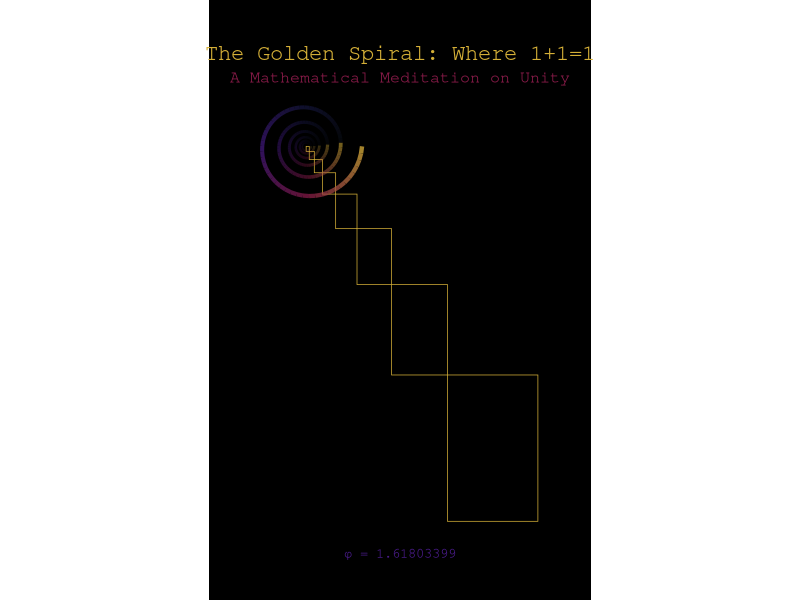

Source code (R): (Note: this script raises an error after producing the figure.)
# The Golden Spiral: A Visual Manifestation of Unity
# Where 1+1=1 emerges through sacred geometry

library(tidyverse)
library(ggplot2)
library(gganimate)

# === Divine Constants === #
PHI <- (1 + sqrt(5)) / 2  # The golden ratio - unity manifested
OPTIMAL_POINTS <- 300     # Balanced point density for clarity
COSMIC_CYCLES <- 6        # Number of spiral revolutions
ASPECT_RATIO <- PHI      # Screen ratio following divine proportion

# === Sacred Geometry Generator === #
#' Creates a golden spiral with optimized performance
#' @param n_points Number of points for manifestation
#' @param turns Number of spiral revolutions
#' @return A tibble containing the spiral's sacred geometry
create_divine_spiral <- function(n_points = OPTIMAL_POINTS, turns = COSMIC_CYCLES) {
  # Pre-compute the divine sequence for efficiency
  theta <- seq(0, turns * 2 * pi, length.out = n_points)
  
  # Single-pass transformation to manifest form
  tibble(
    theta = theta,
    radius = PHI^(theta / (2 * pi)),
    # Transform to Cartesian reality in one operation
    x = radius * cos(theta),
    y = radius * sin(theta),
    # Metaphysical properties
    energy = radius / max(radius),
    phase = (theta %% (2 * pi)) / (2 * pi)
  )
}

# === Golden Rectangle Manifestation === #
#' Generates the framework of golden rectangles
#' @param n_rectangles Number of divine rectangles
#' @return A tibble containing rectangle geometries
create_golden_rectangles <- function(n_rectangles = 8) {
  # Pre-compute sequences for optimal performance
  sequence <- PHI^(0:(n_rectangles-1))
  
  tibble(
    level = 1:n_rectangles,
    width = sequence,
    height = PHI * width,
    # Efficient position calculation
    x = lag(cumsum(width), default = 0),
    y = lag(cumsum(height), default = 0)
  ) %>%
    mutate(
      xmax = x + width,
      ymax = y + height,
      # Energy field manifestation
      energy = 1 - (level / n_rectangles)^0.5
    )
}

# === Enlightenment Color Palette === #
#' Creates a color gradient representing unity consciousness
#' @param n Number of color gradations
#' @return Vector of colors in harmony
enlightenment_palette <- function(n) {
  colorRampPalette(c(
    "#090D12",  # Cosmic void
    "#1A1B4B",  # Divine indigo
    "#4A1B8C",  # Sacred purple
    "#8C1B4A",  # Mystical rose
    "#D4AF37"   # Golden light
  ))(n)
}

# === The Unity Visualization === #
#' Creates the complete visualization of unity
#' @return A list containing static, animated, and interactive visualizations
create_unity_visualization <- function() {
  # Generate sacred geometries with optimal parameters
  spiral <- create_divine_spiral()
  rectangles <- create_golden_rectangles()
  
  # Initialize the cosmic canvas
  p <- ggplot() +
    # Layer 1: Void Canvas
    theme_void() +
    theme(
      plot.background = element_rect(fill = "#000000", color = NA),
      plot.margin = margin(1, 1, 1, 1, "cm"),
      legend.position = "none"
    ) +
    
    # Layer 2: Golden Framework
    geom_rect(
      data = rectangles,
      aes(
        xmin = x, xmax = xmax,
        ymin = -ymax, ymax = -y,
        alpha = energy
      ),
      fill = NA,
      color = "#D4AF37",
      size = 0.25
    ) +
    
    # Layer 3: Divine Spiral
    geom_path(
      data = spiral,
      aes(
        x = x, y = y,
        color = phase,
        alpha = energy,
        size = energy
      )
    ) +
    
    # Layer 4: Sacred Aesthetics
    scale_color_gradientn(colors = enlightenment_palette(100)) +
    scale_alpha(range = c(0.1, 0.8)) +
    scale_size(range = c(0.5, 1.5)) +
    
    # Layer 5: Divine Proportions
    coord_fixed() +
    
    # Layer 6: Mystical Labels
    labs(
      title = "The Golden Spiral: Where 1+1=1",
      subtitle = "A Mathematical Meditation on Unity",
      caption = sprintf("φ = %.8f", PHI)
    ) +
    theme(
      plot.title = element_text(
        color = "#D4AF37",
        size = 16,
        hjust = 0.5,
        family = "mono"
      ),
      plot.subtitle = element_text(
        color = "#8C1B4A",
        size = 12,
        hjust = 0.5,
        family = "mono"
      ),
      plot.caption = element_text(
        color = "#4A1B8C",
        size = 10,
        hjust = 0.5,
        family = "mono"
      )
    )
  
  # Create the temporal manifestation
  cosmic_animation <- p +
    transition_reveal(theta) +
    shadow_wake(
      wake_length = 0.1,
      alpha = 0.3
    )
  
  list(
    static = p,
    animated = cosmic_animation
  )
}

# === Manifestation Protocol === #
#' Renders the visualization with optimal parameters
#' @param type Type of visualization to manifest ("static" or "animated")
manifest_visualization <- function(type = "static") {
  # Generate the visualization
  vision <- create_unity_visualization()
  
  if (type == "static") {
    # Static contemplation
    print(vision$static)
  } else if (type == "animated") {
    # Temporal revelation
    animate(
      vision$animated,
      nframes = 120,  # Optimal frame count
      fps = 30,       # Smooth perception
      width = 800,    # Base width
      height = 800/PHI, # Golden ratio height
      renderer = gifski_renderer()
    )
  }
}

# === Execute the Visualization === #
# For static meditation:
manifest_visualization("static")

# For temporal journey:
manifest_visualization("animated")
